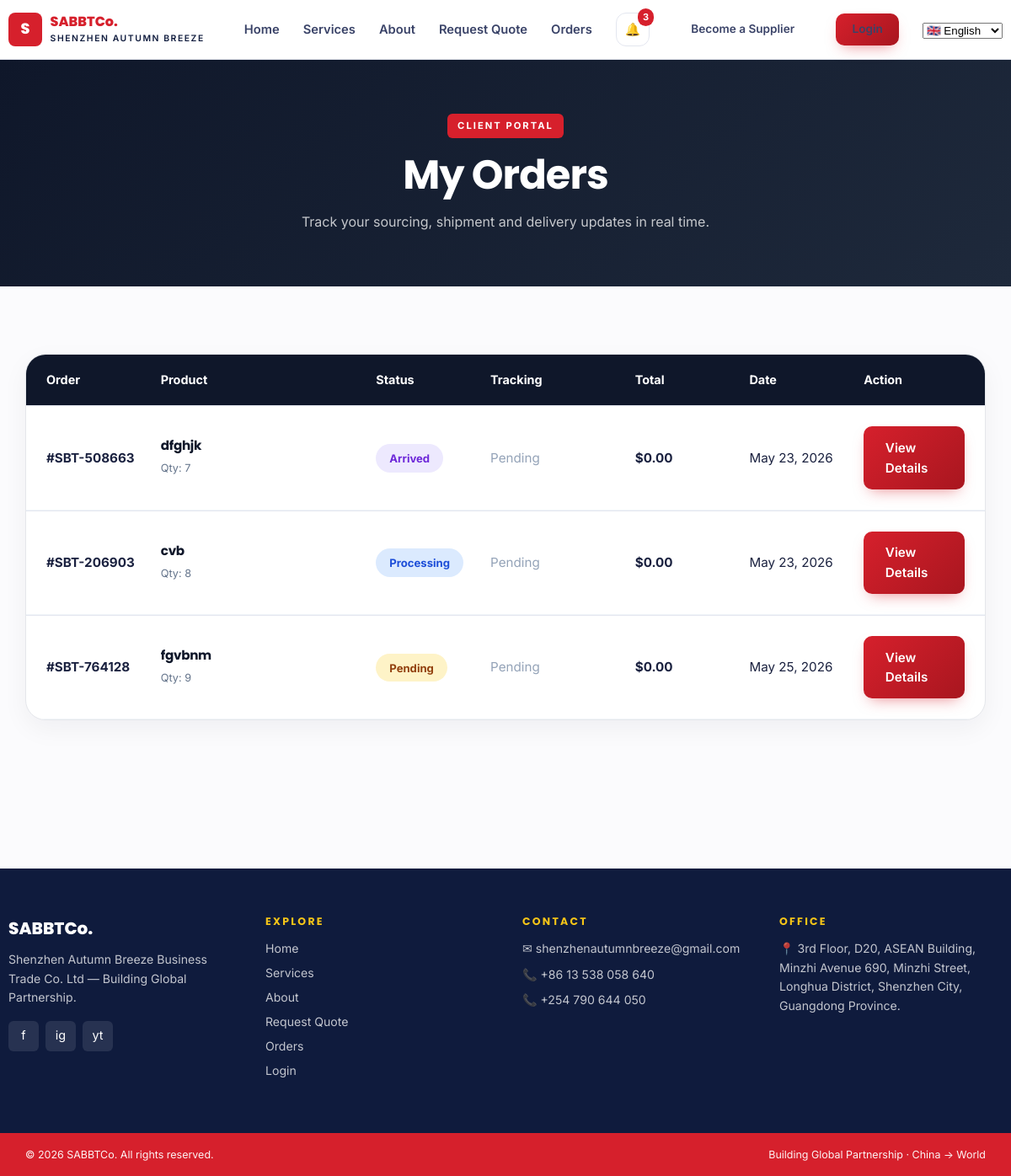
Before: /en/orders/ (signed in) with the older database file.
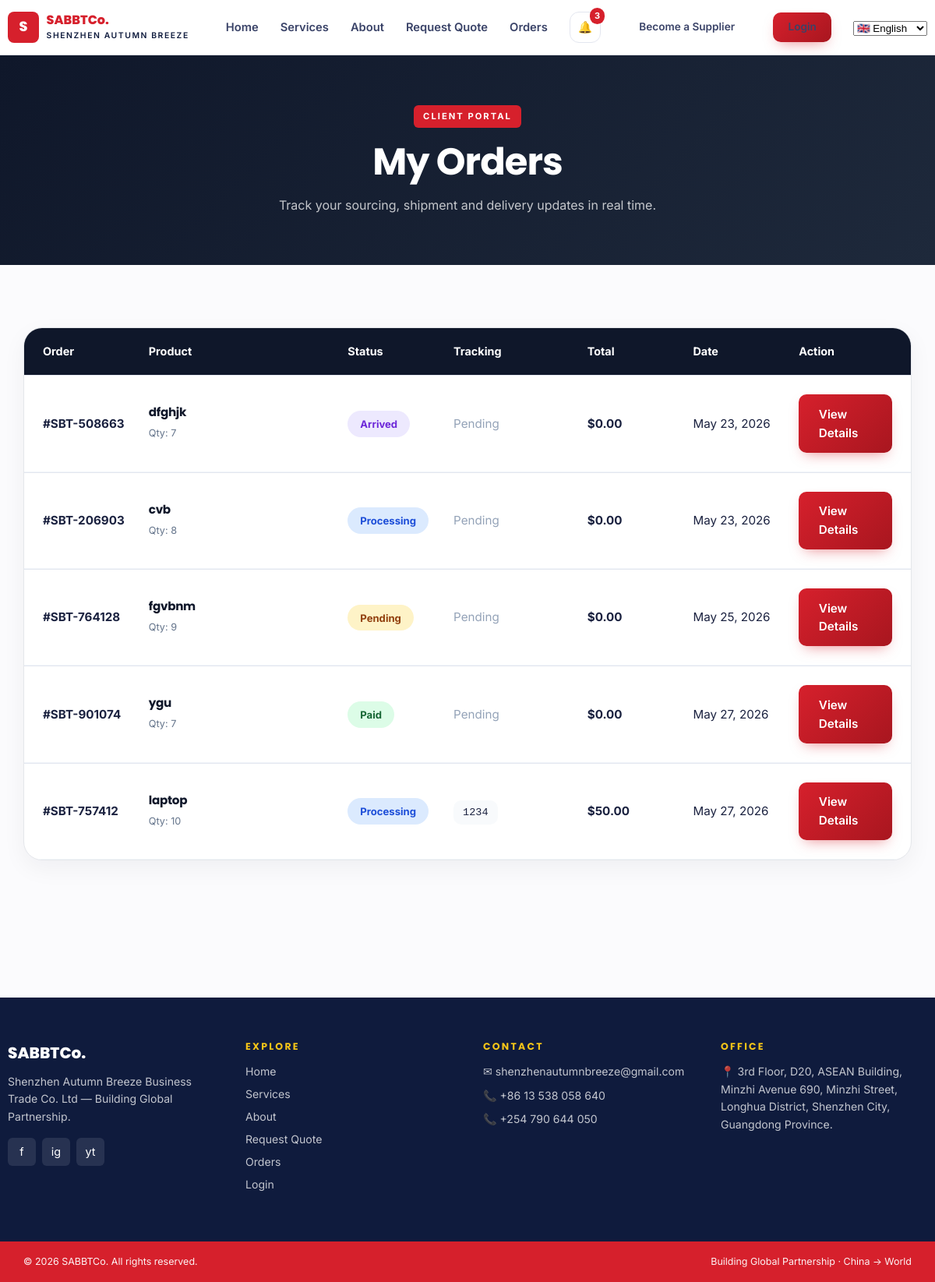
After: the same page with the newer database file.
### app/models.py (models this page shows, shortened)
class Order(models.Model):
    STATUS_CHOICES = [
        ("pending", "Pending"),
        ("processing", "Processing"),
        ("paid", "Paid"),
        ("shipping", "Shipping"),
        ("arrived", "Arrived"),
        ("delivered", "Delivered"),
        ("cancelled", "Cancelled"),
    ]
    user = models.ForeignKey(
        User,
        on_delete=models.CASCADE,
        related_name="orders"
    )
    order_id = models.CharField(
        max_length=20,
        unique=True,
        blank=True
    )
    full_name = models.CharField(max_length=255)
    email = models.EmailField()
    phone = models.CharField(max_length=20)
    address = models.TextField()
    notes = models.TextField(
        blank=True,
        null=True
    )
    product_name = models.CharField(max_length=255)
    quantity = models.PositiveIntegerField(default=1)
    amount = models.DecimalField(
        max_digits=10,
        decimal_places=2,
        default=0
    )
    status = models.CharField(
        max_length=20,
        choices=STATUS_CHOICES,
        default="pending"
    )
    tracking_number = models.CharField(
        max_length=100,
        blank=True,
        null=True
    )
    created_at = models.DateTimeField(auto_now_add=True)
    updated_at = models.DateTimeField(auto_now=True)

### app/views.py (the view, shortened to what this page needs)
# urls.py: path("orders/", views.orders, name="orders"),
@login_required
def orders(request):
    user_orders = Order.objects.filter(user=request.user)
    return render(request, "orders.html", {
        "orders": user_orders
    })
    return render(request, "quote.html")

### app/templates/orders.html (shortened to what this page needs)
{% extends "base.html" %}
{% load i18n %}
{% block content %}
<section class="page-hero orders-hero">
    <div class="container">
        <span class="chip">
            {% trans "Client Portal" %}
        </span>
        <h1>
            {% trans "My Orders" %}
        </h1>
        <p>
            {% trans "Track your sourcing, shipment and delivery updates in real time." %}
        </p>
    </div>
</section>
<section class="section">
    <div class="container">
        {% if orders %}
        <div class="orders-wrapper">
            <div class="orders-head">
                <span>Order</span>
                <span>Product</span>
                <span>Status</span>
                <span>Tracking</span>
                <span>Total</span>
                <span>Date</span>
                <span>Action</span>
            </div>
            {% for order in orders %}
            <div class="orders-row">
                <div class="order-col">
                    <strong>
                        #{{ order.order_id }}
                    </strong>
                </div>
                <div class="order-col">
                    <h4>
                        {{ order.product_name }}
                    </h4>
                    <small>
                        Qty: {{ order.quantity }}
                    </small>
                </div>
                <div class="order-col">
                    <span class="status-badge {{ order.status|lower }}">
                        {{ order.status }}
                    </span>
                </div>
                <div class="order-col">
                    {% if order.tracking_number %}
                    <span class="tracking-number">
                        {{ order.tracking_number }}
                    </span>
                    {% else %}
                    <span class="muted">
                        Pending
                    </span>
                    {% endif %}
                </div>
                <div class="order-col">
                    <strong>
                        ${{ order.amount }}
                    </strong>
                </div>
                <div class="order-col">
                    {{ order.created_at|date:"M d, Y" }}
                </div>
                <div class="order-col">
                    <a href="{% url 'order_detail' order.order_id %}"
                       class="btn btn-primary btn-sm">
                        View Details
                    </a>
                </div>
            </div>
            {% endfor %}
        </div>
        {% endif %}
    </div>
</section>
{% endblock %}

### app/templates/base.html (shortened to what this page needs)
{% load static %}
{% load i18n %}
<!DOCTYPE html>
<html lang="{{ LANGUAGE_CODE }}">
<head>
  <link rel="stylesheet" href="{% static 'css/styles.css' %}" />
</head>
<body>
<header class="site-header">
  <div class="container nav">
    <a href="{% url 'index' %}" class="logo">
      <div class="logo-mark">
        S
      </div>
      <div class="logo-text">
        <b>SABBTCo.</b><br>
        <span>
          {% trans "SHENZHEN AUTUMN BREEZE" %}
        </span>
      </div>
    </a>
    <nav class="nav-links">
      <a href="{% url 'index' %}">
        {% trans "Home" %}
      </a>
      <a href="{% url 'services' %}">
        {% trans "Services" %}
      </a>
      <a href="{% url 'about' %}">
        {% trans "About" %}
      </a>
      <a href="{% url 'quote' %}">
        {% trans "Request Quote" %}
      </a>
      <a href="{% url 'orders' %}">
        {% trans "Orders" %}
      </a>
      <a href="#"
         class="notif-bell"
         title="{% trans 'Notifications' %}">
        🔔 <span class="notif-count">3</span>
      </a>
      <a href="{% url 'supplier_register' %}"
         class="btn btn-outline">
        {% trans "Become a Supplier" %}
      </a>
      <a href="{% url 'login' %}"
         class="btn btn-primary">
      </a>
      <form action="{% url 'set_language' %}"
            method="post"
            class="language-form">
        <select name="language"
                onchange="this.form.submit()"
                class="language-select">
          {% get_current_language as CURRENT_LANGUAGE %}
          <option value="en"
            {% if CURRENT_LANGUAGE == 'en' %}selected{% endif %}>
            🇬🇧 English
          </option>
        </select>
      </form>
    </nav>
  </div>
</header>
{% block content %}
{% endblock %}
<footer class="site-footer">
  <div class="container footer-grid">
    <div class="brand">
      <b>SABBTCo.</b>
      <p style="margin-top:.6rem">
      </p>
      <div class="socials">
        <a href="#">f</a>
        <a href="#">ig</a>
        <a href="#">yt</a>
      </div>
    </div>
    <div>
      <h4>
        {% trans "Explore" %}
      </h4>
      <ul>
        <li>
          <a href="{% url 'index' %}">
            {% trans "Home" %}
          </a>
        </li>
        <li>
          <a href="{% url 'services' %}">
            {% trans "Services" %}
          </a>
        </li>
        <li>
          <a href="{% url 'about' %}">
            {% trans "About" %}
          </a>
        </li>
        <li>
          <a href="{% url 'quote' %}">
            {% trans "Request Quote" %}
          </a>
        </li>
        <li>
          <a href="{% url 'orders' %}">
            {% trans "Orders" %}
          </a>
        </li>
        <li>
          <a href="{% url 'login' %}">
            {% trans "Login" %}
          </a>
        </li>
      </ul>
    </div>
    <div>
      <h4>
        {% trans "Contact" %}
      </h4>
      <p class="contact-line">
        ✉ shenzhenautumnbreeze@gmail.com
      </p>
      <p class="contact-line">
        📞 +86 13 538 058 640
      </p>
      <p class="contact-line">
        📞 +254 790 644 050
      </p>
    </div>
    <div>
      <h4>
        {% trans "Office" %}
      </h4>
      <p>
        📍
      </p>
    </div>
  </div>
  <div class="footer-bottom">
    <div class="container">
      <span>
        © <span id="year"></span> SABBTCo.
        {% trans "All rights reserved." %}
      </span>
      <span>
        {% trans "Building Global Partnership · China → World" %}
      </span>
    </div>
  </div>
</footer>
</body>
</html>

### app/templates/orders.html (style rules this page uses)
.orders-hero { padding:4rem 0; background:linear-gradient( 135deg, #0f172a, #1e293b ); color:white; }
.orders-hero h1 { color:white; margin-top:1rem; font-size:3rem; }
.orders-hero p { color:rgba(255,255,255,.75); max-width:650px; margin-top:1rem; }
.orders-wrapper { background:white; border-radius:24px; overflow:hidden; border:1px solid #e5e7eb; box-shadow:0 10px 30px rgba(15,23,42,.05); }
.orders-head { display:grid; grid-template-columns: 1fr 2fr 1fr 1.3fr 1fr 1fr 1fr; gap:1rem; padding:1.2rem 1.5rem; background:#0f172a; color:white; font-weight:700; }
.orders-row { display:grid; grid-template-columns: 1fr 2fr 1fr 1.3fr 1fr 1fr 1fr; gap:1rem; padding:1.5rem; align-items:center; border-bottom:1px solid #f1f5f9; transition:.25s; }
.order-col h4 { margin-bottom:.35rem; color:#0f172a; }
.order-col small { color:#64748b; }
.status-badge { padding:.55rem 1rem; border-radius:999px; font-size:.82rem; font-weight:700; text-transform:capitalize; }
.pending { background:#fef3c7; color:#92400e; }
.processing { background:#dbeafe; color:#1d4ed8; }
.paid { background:#dcfce7; color:#166534; }
.arrived { background:#ede9fe; color:#6d28d9; }
.tracking-number { font-family:monospace; background:#f8fafc; padding:.5rem .75rem; border-radius:10px; font-size:.85rem; }
.muted { color:#94a3b8; }

Changed rows visible on the page:
added Order: order_id "SBT-901074", product_name "ygu", quantity "7", status "Paid", shows "Pending", amount "0.00", created_at "May 27, 2026"
added Order: order_id "SBT-757412", product_name "laptop", quantity "10", status "Processing", tracking_number "1234", amount "50.00", created_at "May 27, 2026"
